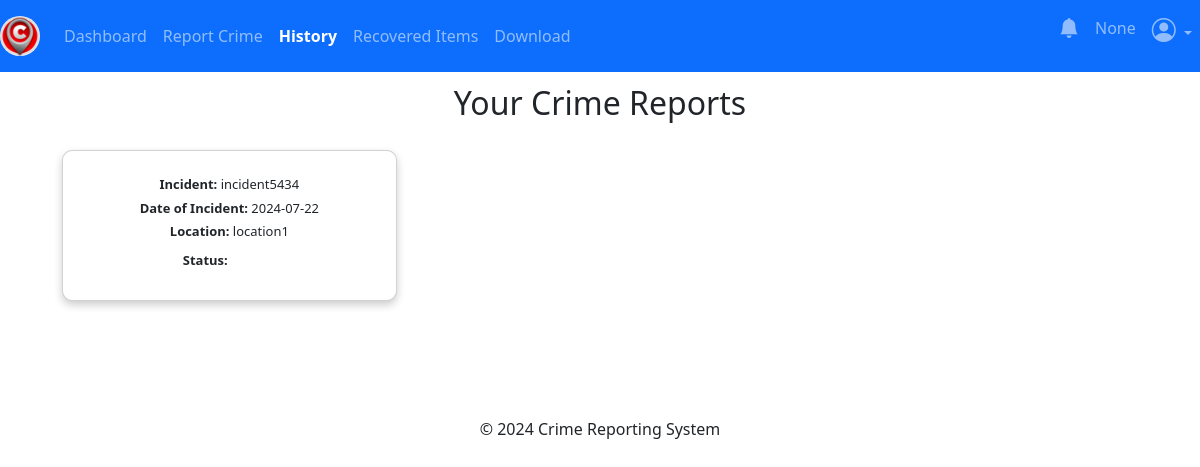
The app's page /users/history (signed in), older data.
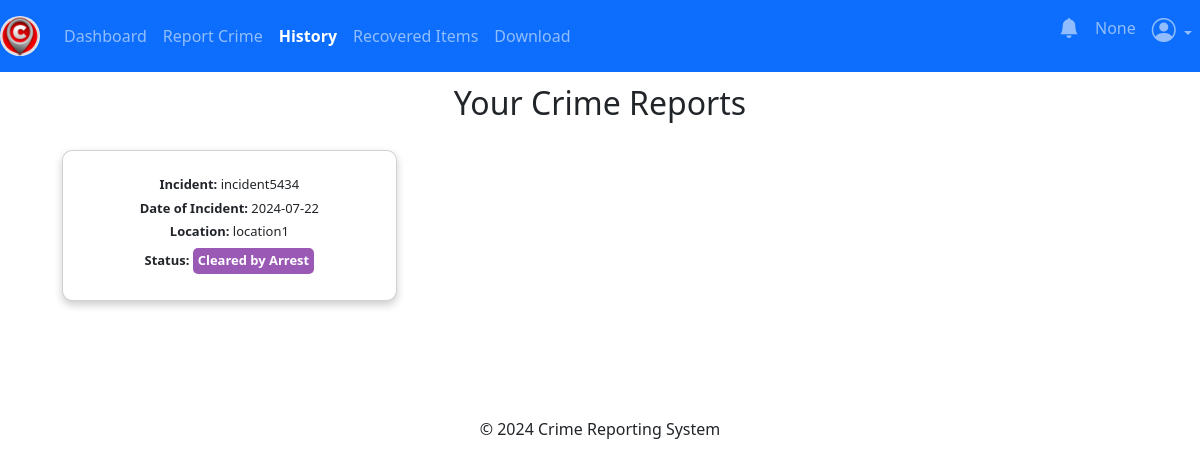
The same page, newer data.
### app/posts/models.py (models this page shows, shortened)
class Crime(db.Model, UserMixin):
    crime_id = db.Column(db.Integer, primary_key=True)
    date_of_incident = db.Column(db.String(10), nullable=False)
    issued_by = db.Column(db.String(20), nullable=True)
    time_of_incident = db.Column(db.String(10), nullable=False)
    phonenumber = db.Column(db.String(10), nullable=True)
    incident_location = db.Column(db.Text, nullable=False)
    incident_nature = db.Column(db.Text, nullable=False)
    incident_details = db.Column(db.Text, nullable=False)
    suspect_details = db.Column(db.Text, nullable=True)
    arrest_history = db.Column(db.Text, nullable=True)
    suspect_name = db.Column(db.String(10), nullable=True)
    comments = db.Column(db.Text, nullable=True)
    crime_status = db.Column(db.String(10), nullable=True)
    latitude = db.Column(db.Float)
    longitude = db.Column(db.Float)
    crime_file_upload = db.Column(db.Text, nullable=True)
    crime_file_name = db.Column(db.Text, nullable=True)
    crime_mimetype = db.Column(db.Text, nullable=True)
    date_crime_received = db.Column(db.DateTime(timezone=True), default=current_time())
    reporter_id = db.Column(db.Integer, db.ForeignKey('user.id'))

### app/users/routes.py (the view)
@users.route('/users/history')
@login_required
def history():
    try:
        reporter = current_user.id
        crimes = Crime.query.filter_by(reporter_id=reporter).all()
        return render_template('user/history.html', crimes=crimes)
    except Exception:
        flash('Unable to fetch your data. Please try again later.', 'danger')
        return render_template('user/history.html', crimes=[])

### app/__init__.py (called while the page is built)
@login_manager.user_loader
def load_user(user_id):
    return models.User.query.get(user_id)

### app/templates/user/history.html (shortened to what this page needs)
{% extends 'user/base.html' %} {% block title %} History {% endblock %} {% block
content %}
<!DOCTYPE html>
<html lang="en">
  <head>
  </head>
  <body>
    <div class="container mt-4">
      <h2 class="text-center">Your Crime Reports</h2>
      {% if crimes %}
      <div class="row">
        {% for crime in crimes %}
        <div class="col-lg-4 col-md-6 col-sm-12">
          <div
            class="card mb-4 reduced-card-size"
            onclick="crime_details('{{ crime.crime_id }}')"
            style="cursor: pointer"
          >
            <div class="card-body">
              <h5 class="card-text">
                <strong>Incident:</strong> {{ crime.incident_nature }}
              </h5>
              <h5 class="card-text">
                <strong>Date of Incident:</strong> {{ crime.date_of_incident }}
              </h5>
              <h5 class="card-text">
                <strong>Location:</strong> {{ crime.incident_location }}
              </h5>
              <h5 class="card-text">
                <strong>Status:</strong>
                <span
                  class="status {% if crime.crime_status == 'Unsolved' %} status-unsolved {% elif crime.crime_status == 'Recovered' %} status-recovered {% elif crime.crime_status == 'Under Investigation' %} status-under-investigation {% elif crime.crime_status == 'Solved' %} status-solved {% elif crime.crime_status == 'Cleared by Arrest' %} status-cleared-by-arrest {% elif crime.crime_status == 'Cold Case' %} status-cold-case {% elif crime.crime_status == 'Closed' %} status-closed {% elif crime.crime_status == 'Pending Prosecution' %} status-pending-prosecution {% elif crime.crime_status == 'Adjudicated' %} status-adjudicated {% endif %}"
                  >{{ crime.crime_status }}</span
                >
              </h5>
            </div>
          </div>
        </div>
        {% endfor %}
      </div>
      {% endif %}
    </div>
  </body>
</html>
{% endblock %}

Row changes from the older to the newer data that the page shows:
changed Crime "incident5434": crime_status (not shown) → "Cleared by Arrest"
